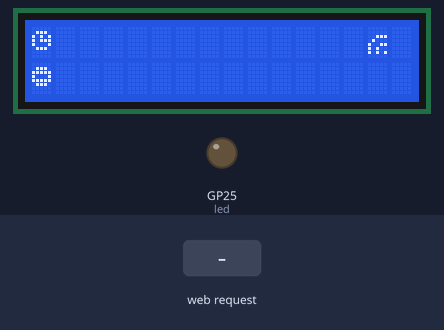
The program below on a simulated Raspberry Pi Pico running MicroPython. Shown: 16×2 character LCD, output pins drawn as LEDs (lit = HIGH). The inputs (shaded band) are chosen by the test bench. WiFi joins after 1.5 s; the clock reads 2024-03-15 10:24:30 at power-on unless the program sets it; what the program prints to the serial console is not drawn.

Above: at 2.1 s.
At 3.3 s:
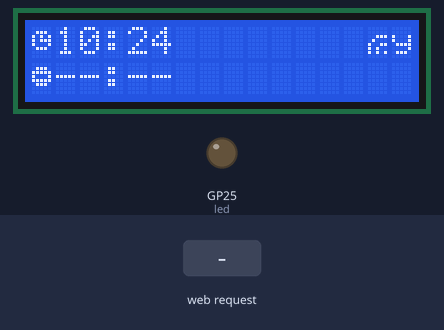
3.4 s: HTTP request GET /light/on received
4.9 s: HTTP request GET /light/t received
6.4 s: HTTP request GET / received
Timing chart, 0 to 9.4 s (numbered marks = the images above; inputs shaded):
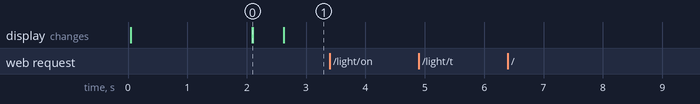

The program:

server.py
```python
# Bibliotheken laden
import network
import machine
import socket
import rp2
import time
from time import sleep_ms
from machine import I2C, Pin
from machine_i2c_lcd import I2cLcd
import _thread

led = machine.Pin('LED', machine.Pin.OUT)

i2c = I2C(0, sda=Pin(20), scl=Pin(21), freq=100000)
lcd = I2cLcd(i2c, 0x27, 2, 16)

wlanSSID = 'o2-WLAN89'
wlanPW = 'TZU7LZHK74Q4NAXR'
network.country('DE')

# HTML-Datei
html = """<!doctype html><html lang="en">
<head>
<meta charset="utf-8"><meta name="viewport" content="width=device-width, initial-scale=1">
<link rel="shortcut icon" href="data:">
<title>server_ctrl</title>
</head>
<body>
    <h1 align="center">webserver_test</h1>
    <form>
        <div>
            <input id="example" type="text" name="text" size="1" maxlength="2"/>

            <input id="example2" type="text" name="text" size="1" maxlength="2" />

        </div>
        <div>
            <input type="submit" value="Send" />
        </div>
    </form>
    </a>


    </body>
    </html>"""
wlan = network.WLAN(network.STA_IF)
# Funktion: WLAN-Verbindung
def wlanConnect():

    if not wlan.isconnected():
        print('WLAN-Verbindung herstellen')
        wlan.config(pm = 0xa11140)
        wlan.active(True)
        wlan.connect(wlanSSID, wlanPW)
        for i in range(10):
            if wlan.status() < 0 or wlan.status() >= 3:
                break
            print('.')
            time.sleep(1)
    if wlan.isconnected():
        print('WLAN-Verbindung hergestellt')
        netConfig = wlan.ifconfig()
        print('IPv4-Adresse:', netConfig[0])
        print()
        return netConfig[0]
    else:
        print('Keine WLAN-Verbindung')
        print('WLAN-Status:', wlan.status())
        print()
        return ''

#thread2


# WLAN-Verbindung herstellen
ipv4 = wlanConnect()

clock = bytearray([0x00,0x0E,0x15,0x17,0x11,0x0E,0x00,0x00])
lcd.custom_char(1, clock)
lcd.move_to(0, 0)
lcd.putstr(chr(1))

clock2 = bytearray([0x00,0x0E,0x1F,0x11,0x1F,0x0E,0x00,0x00])
lcd.custom_char(2, clock2)
lcd.move_to(0, 1)
lcd.putstr(chr(2))

conn_yn = bytearray([ 0x00,0x00,0x07,0x08,0x13,0x14,0x15,0x00])
lcd.custom_char(0, conn_yn)
lcd.move_to(14, 0)
lcd.putstr(chr(0))


# HTTP-Server starten
if ipv4 != '':
    addr = socket.getaddrinfo(ipv4, 80)[0][-1]
    server = socket.socket()
    server.setsockopt(socket.SOL_SOCKET, socket.SO_REUSEADDR, 1)
    server.bind(addr)
    server.listen(1)
    print (addr)
    print()

# mainloop
lcd.move_to(3, 0)
lcd.putstr(":")
lcd.move_to(3, 1)
lcd.putstr(":")

def time_update():
    rtc = machine.RTC()
    t = rtc.datetime()
    sleep_ms(500)

    h = t[4]
    h = str(h)

    m = t[5]
    m = str(m)

    lcd.move_to(1, 1)
    lcd.putstr(ch)

    lcd.move_to(4, 1)
    lcd.putstr(cm)

    if len(m) == 1:
        m = "0"+m
    if len(h) == 1:
        h = "0"+h
    lcd.move_to(1, 0)
    lcd.putstr(h)

    lcd.move_to(4, 0)
    lcd.putstr(m)
ch = "--"
cm = "--"

while True:
    if wlan.isconnected() == True:
        lcd.move_to(15, 0)
        lcd.putstr("y")
    else:
        lcd.move_to(15, 0)
        lcd.putstr("n")
    time_update()

    try:
        time_update()
        conn, addr = server.accept()
        request = conn.recv(1024)
        request = str(request)
        request = request.split()

        print(request[1])
        if len(request[1]) == 17:
            re1 = request[1][7:9]
            re2 = request[1][15:17]
            print(re1)
            print(re2)
            ch = re1
            cm = re2
        if request[1] == '/light/on':
            peint("on")
        elif request[1] == "/light/t":
            print("t")
        #response
        #//
        state_is = ''
        response = html.replace('TEXT', state_is)
        conn.send('HTTP/1.0 200 OK\r\nContent-type: text/html\r\n\r\n')
        conn.send(response)
        conn.close()
        rtc = machine.RTC()
        t = rtc.datetime()
        print("3")

    except OSError as e:
        break
    except (KeyboardInterrupt):
        break
    except:
        pass


try: conn.close()
except NameError: pass
try: server.close()
except NameError: pass
print('Server beendet')
```

Measured:
- after the input at 3.4 s, every drawn part: stays the same
- after the input at 4.9 s, every drawn part: stays the same
- after the input at 6.4 s, every drawn part: stays the same
